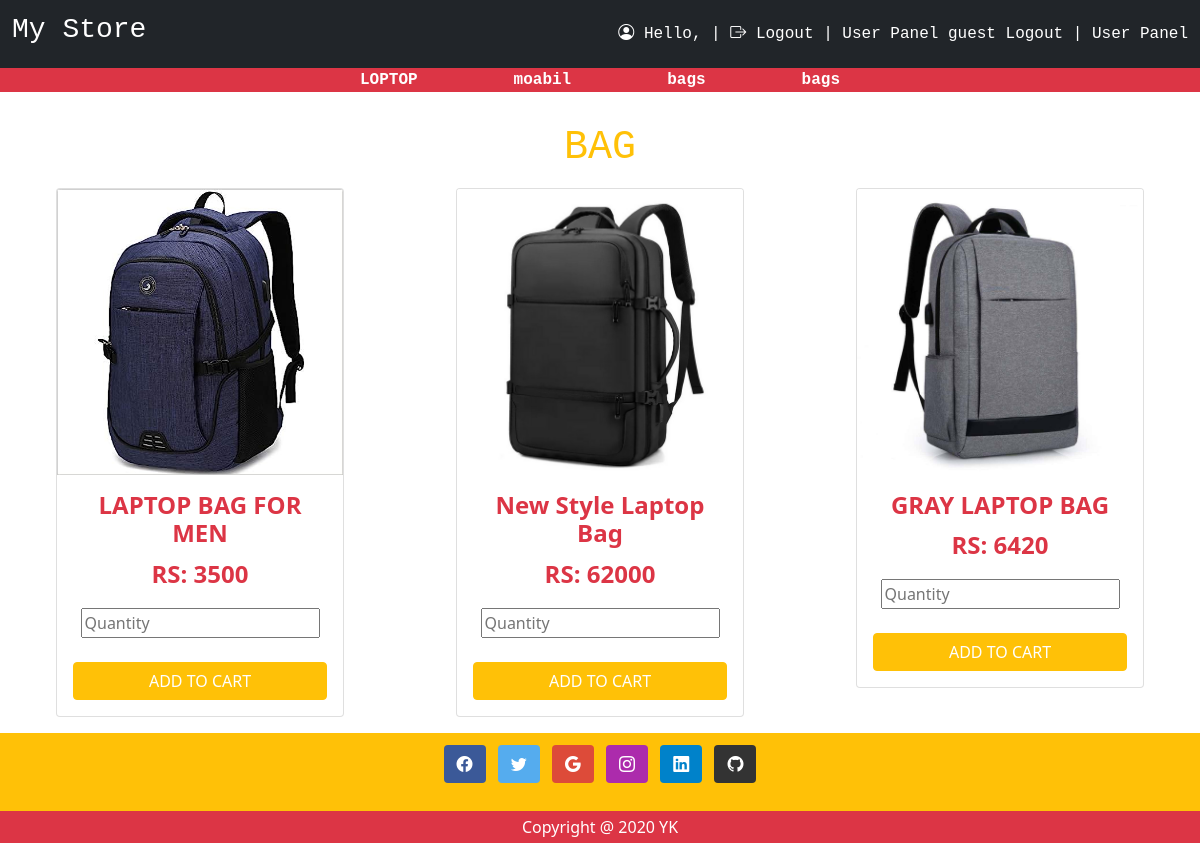
Page /user/Bag.php on the committed database.
### tables this page shows
CREATE TABLE `tblproduct` (
  `Id` int(11) NOT NULL,
  `PName` varchar(100) NOT NULL,
  `PPrice` varchar(100) NOT NULL,
  `PImage` varchar(250) NOT NULL,
  `PCategory` varchar(100) NOT NULL
);

### user/Bag.php (the view, shortened to what this page needs)
<!DOCTYPE html>
<html lang="en">
<head>
  <link rel="stylesheet" href="https://stackpath.bootstrapcdn.com/bootstrap/5.0.0-alpha1/css/bootstrap.min.css">
  <link rel="stylesheet" href="https://cdn.jsdelivr.net/npm/bootstrap-icons@1.10.5/font/bootstrap-icons.css">
  <?php
  include 'header.php';
?>
</head>
<body>
  <div class="container-fluid">
  <div class="col-md-12">
    <div class="row">
    <h1 class = "text-warning font-monospace text-center my-3 ">BAG</h1>
    <?php
  include 'config.php';
  $Record= mysqli_query($con, "SELECT * FROM `tblproduct`");
  while ($row = mysqli_fetch_array($Record)){
    $check_page = $row['PCategory'];
    if( $check_page === 'Bag'){
echo"
<div class = 'col-md-6 col-lg-4 mx-auto mb-3'>
<form action = 'Insertcart.php' method ='post'>
<div class='card m-auto' style='width: 18rem;'>
  <img src='../admin/$row[PImage]' class='card-img-top' alt=''>
  <div class='card-body text-center'>
    <h5 class='card-title text-danger fs-4 fw-bold'>$row[PName]</h5>
    <p class='card-text text-danger fs-4 fw-bold'>RS: $row[PPrice]</p>
    <input type = 'hidden' name = 'PName' value = '$row[PName]'>
    <input type = 'hidden' name = 'PPrice' value = '$row[PPrice]'>
    <input type = 'number' name = 'PQuantity' value = ' min = '1' max = '20' placeholder = 'Quantity' > <br><br>
    <input type= 'submit'  name = 'addCart' class ='btn btn-warning text-white w-100' value ='ADD TO CART'>
  </div>
</div>
</form>
</div>
";
}
  }
?>
</div>
</div>
</div>
<?php
include 'footer.php';
?>
</body>
</html>

### rows in the picture
tblproduct: PImage (picture), PName "LAPTOP BAG FOR MEN", PPrice "3500"
tblproduct: PImage (picture), PName "New Style Laptop Bag", PPrice "62000"
tblproduct: PImage (picture), PName "GRAY LAPTOP BAG", PPrice "6420"
